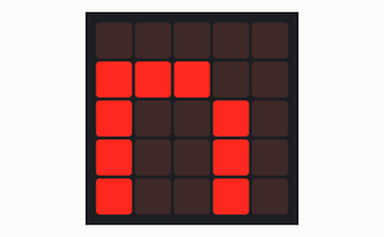
Bench run of a program on a simulated BBC micro:bit running MicroPython. Parts: the board's 5×5 LED display. At 13.8 s the program stops and its outputs stay as they are.

Above: at 0.2 s.
At 2.5 s:
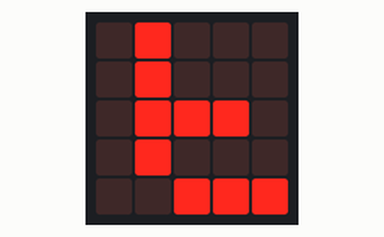
At 3.9 s:
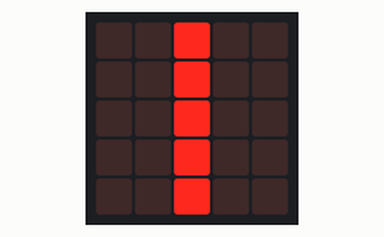
At 4.9 s:
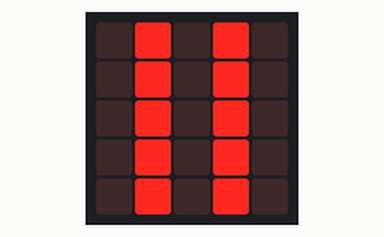
At 7.9 s:
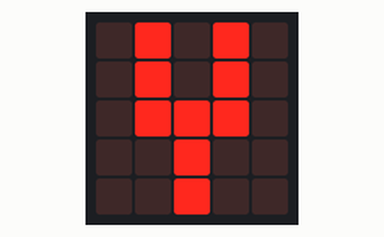
At 12.9 s:
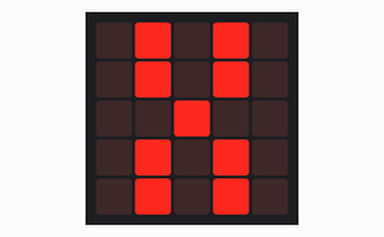

Measured:
- what the display in image 1 shows lasts 1.4 s, from 2.4 s to 3.8 s
- what the display in image 2 shows lasts 1.0 s, from 3.8 s to 4.8 s

The program:

del1al10_numeroRomanos.py
```python
from microbit import *

img_0 = "non est"
img_1 = Image("00900:00900:00900:00900:00900") #I
img_2 = Image("09090:09090:09090:09090:09090") #II
img_3 = Image("90909:90909:90909:90909:90909") #III
img_4 = Image("90909:90909:90999:90090:90090") #IV
img_5 = Image("09090:09090:09990:00900:00900") #V
img_6 = Image("09099:09099:09999:00909:00909") #VI
img_7 = Image("90999:90999:99999:09099:09099") #VII
img_8 = Image("90999:90999:99999:09999:09999") #VIII
img_9 = Image("90909:90909:90090:90909:90909")#IX
img_10 = Image("09090:09090:00900:09090:09090")#X

numeros = [img_0, img_1, img_2, img_3, img_4, img_5,img_6,img_7,img_8,img_9,img_10]

for img_n in numeros:
    display.show(img_n)
    sleep(1000)
```
